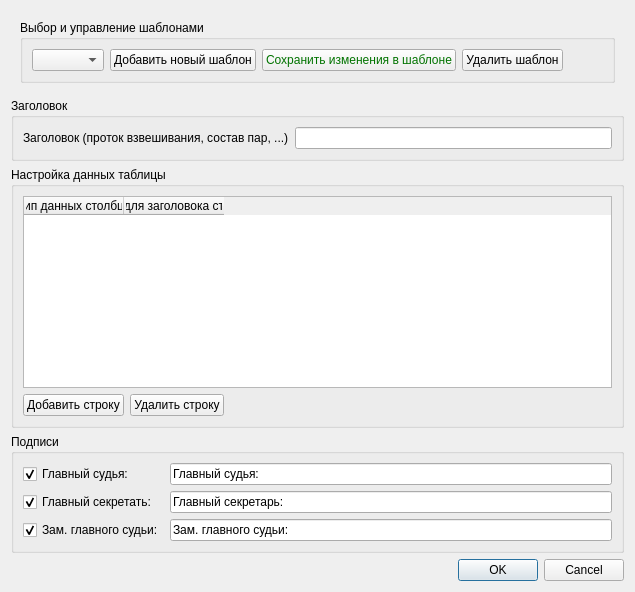
<?xml version="1.0" encoding="UTF-8"?>
<ui version="4.0">
 <class>DialogChoseData</class>
 <widget class="QDialog" name="DialogChoseData">
  <property name="windowTitle">
   <string>Dialog</string>
  </property>
  <layout class="QGridLayout" name="gridLayout">
   <item row="2" column="0">
    <widget class="QGroupBox" name="groupBox_Rows">
     <property name="enabled">
      <bool>true</bool>
     </property>
     <property name="title">
      <string>Настройка данных таблицы</string>
     </property>
     <layout class="QGridLayout" name="gridLayout_3">
      <item row="0" column="0" colspan="3">
       <widget class="QTableWidget" name="tableWidget">
        <property name="editTriggers">
         <set>QAbstractItemView::NoEditTriggers</set>
        </property>
        <column>
         <property name="text">
          <string>Тип данных столбца</string>
         </property>
        </column>
        <column>
         <property name="text">
          <string>Текст для заголовока столбца</string>
         </property>
        </column>
       </widget>
      </item>
      <item row="1" column="0">
       <widget class="QPushButton" name="pushButtonAddRow">
        <property name="text">
         <string>Добавить строку</string>
        </property>
       </widget>
      </item>
      <item row="1" column="1">
       <widget class="QPushButton" name="pushButtonDeleteRow">
        <property name="text">
         <string>Удалить строку</string>
        </property>
       </widget>
      </item>
      <item row="1" column="2">
       <spacer name="horizontalSpacer_2">
        <property name="orientation">
         <enum>Qt::Horizontal</enum>
        </property>
        <property name="sizeHint" stdset="0">
         <size>
          <width>40</width>
          <height>20</height>
         </size>
        </property>
       </spacer>
      </item>
     </layout>
    </widget>
   </item>
   <item row="0" column="0">
    <widget class="QWidget" name="widget" native="true">
     <layout class="QHBoxLayout" name="horizontalLayout">
      <item>
       <widget class="QGroupBox" name="groupBox">
        <property name="title">
         <string>Выбор и управление шаблонами</string>
        </property>
        <layout class="QGridLayout" name="gridLayout_2">
         <item row="0" column="0">
          <widget class="QComboBox" name="comboBox">
           <property name="sizeAdjustPolicy">
            <enum>QComboBox::AdjustToContents</enum>
           </property>
          </widget>
         </item>
         <item row="0" column="2">
          <widget class="QPushButton" name="pushButtonSave">
           <property name="palette">
            <palette>
             <active>
              <colorrole role="ButtonText">
               <brush brushstyle="SolidPattern">
                <color alpha="255">
                 <red>1</red>
                 <green>115</green>
                 <blue>0</blue>
                </color>
               </brush>
              </colorrole>
             </active>
             <inactive>
              <colorrole role="ButtonText">
               <brush brushstyle="SolidPattern">
                <color alpha="255">
                 <red>1</red>
                 <green>115</green>
                 <blue>0</blue>
                </color>
               </brush>
              </colorrole>
             </inactive>
             <disabled>
              <colorrole role="ButtonText">
               <brush brushstyle="SolidPattern">
                <color alpha="255">
                 <red>120</red>
                 <green>120</green>
                 <blue>120</blue>
                </color>
               </brush>
              </colorrole>
             </disabled>
            </palette>
           </property>
           <property name="text">
            <string>Сохранить изменения в шаблоне</string>
           </property>
          </widget>
         </item>
         <item row="0" column="4">
          <widget class="QPushButton" name="pushButtonDelete">
           <property name="text">
            <string>Удалить шаблон</string>
           </property>
          </widget>
         </item>
         <item row="0" column="1">
          <widget class="QPushButton" name="pushButtonSaveAs">
           <property name="text">
            <string>Добавить новый шаблон</string>
           </property>
          </widget>
         </item>
         <item row="0" column="5">
          <spacer name="horizontalSpacer">
           <property name="orientation">
            <enum>Qt::Horizontal</enum>
           </property>
           <property name="sizeHint" stdset="0">
            <size>
             <width>40</width>
             <height>20</height>
            </size>
           </property>
          </spacer>
         </item>
        </layout>
       </widget>
      </item>
     </layout>
    </widget>
   </item>
   <item row="4" column="0">
    <widget class="QDialogButtonBox" name="buttonBox">
     <property name="orientation">
      <enum>Qt::Horizontal</enum>
     </property>
     <property name="standardButtons">
      <set>QDialogButtonBox::Cancel|QDialogButtonBox::Ok</set>
     </property>
    </widget>
   </item>
   <item row="1" column="0">
    <widget class="QGroupBox" name="groupBox_3">
     <property name="title">
      <string>Заголовок</string>
     </property>
     <layout class="QGridLayout" name="gridLayout_4">
      <item row="0" column="0">
       <widget class="QLabel" name="label">
        <property name="text">
         <string>Заголовок (проток взвешивания, состав пар, ...)</string>
        </property>
       </widget>
      </item>
      <item row="0" column="1">
       <widget class="QLineEdit" name="lineEditTitle"/>
      </item>
     </layout>
    </widget>
   </item>
   <item row="3" column="0">
    <widget class="QGroupBox" name="groupBox_4">
     <property name="title">
      <string>Подписи</string>
     </property>
     <layout class="QGridLayout" name="gridLayout_5">
      <item row="1" column="0">
       <widget class="QCheckBox" name="checkBoxMainSecretary">
        <property name="text">
         <string>Главный секретать:</string>
        </property>
        <property name="checked">
         <bool>true</bool>
        </property>
       </widget>
      </item>
      <item row="2" column="0">
       <widget class="QCheckBox" name="checkBoxAssociateMainJudge">
        <property name="text">
         <string>Зам. главного судьи:</string>
        </property>
        <property name="checked">
         <bool>true</bool>
        </property>
       </widget>
      </item>
      <item row="0" column="0">
       <widget class="QCheckBox" name="checkBoxMainJudge">
        <property name="text">
         <string>Главный судья:</string>
        </property>
        <property name="checked">
         <bool>true</bool>
        </property>
       </widget>
      </item>
      <item row="2" column="1">
       <widget class="QLineEdit" name="lineEditTitleAssociateMainJudge">
        <property name="text">
         <string>Зам. главного судьи:</string>
        </property>
       </widget>
      </item>
      <item row="1" column="1">
       <widget class="QLineEdit" name="lineEditTitleMainSecretary">
        <property name="text">
         <string>Главный секретарь:</string>
        </property>
       </widget>
      </item>
      <item row="0" column="1">
       <widget class="QLineEdit" name="lineEditTitleMainJudge">
        <property name="text">
         <string>Главный судья:</string>
        </property>
       </widget>
      </item>
     </layout>
    </widget>
   </item>
  </layout>
 </widget>
 <tabstops>
  <tabstop>comboBox</tabstop>
  <tabstop>pushButtonSaveAs</tabstop>
  <tabstop>pushButtonSave</tabstop>
  <tabstop>pushButtonDelete</tabstop>
  <tabstop>lineEditTitle</tabstop>
  <tabstop>tableWidget</tabstop>
  <tabstop>pushButtonAddRow</tabstop>
  <tabstop>pushButtonDeleteRow</tabstop>
  <tabstop>checkBoxMainJudge</tabstop>
  <tabstop>lineEditTitleMainJudge</tabstop>
  <tabstop>checkBoxMainSecretary</tabstop>
  <tabstop>lineEditTitleMainSecretary</tabstop>
  <tabstop>checkBoxAssociateMainJudge</tabstop>
  <tabstop>lineEditTitleAssociateMainJudge</tabstop>
 </tabstops>
 <resources/>
 <connections>
  <connection>
   <sender>buttonBox</sender>
   <signal>accepted()</signal>
   <receiver>DialogChoseData</receiver>
   <slot>accept()</slot>
   <hints>
    <hint type="sourcelabel">
     <x>257</x>
     <y>667</y>
    </hint>
    <hint type="destinationlabel">
     <x>157</x>
     <y>274</y>
    </hint>
   </hints>
  </connection>
  <connection>
   <sender>buttonBox</sender>
   <signal>rejected()</signal>
   <receiver>DialogChoseData</receiver>
   <slot>reject()</slot>
   <hints>
    <hint type="sourcelabel">
     <x>325</x>
     <y>667</y>
    </hint>
    <hint type="destinationlabel">
     <x>286</x>
     <y>274</y>
    </hint>
   </hints>
  </connection>
 </connections>
</ui>
